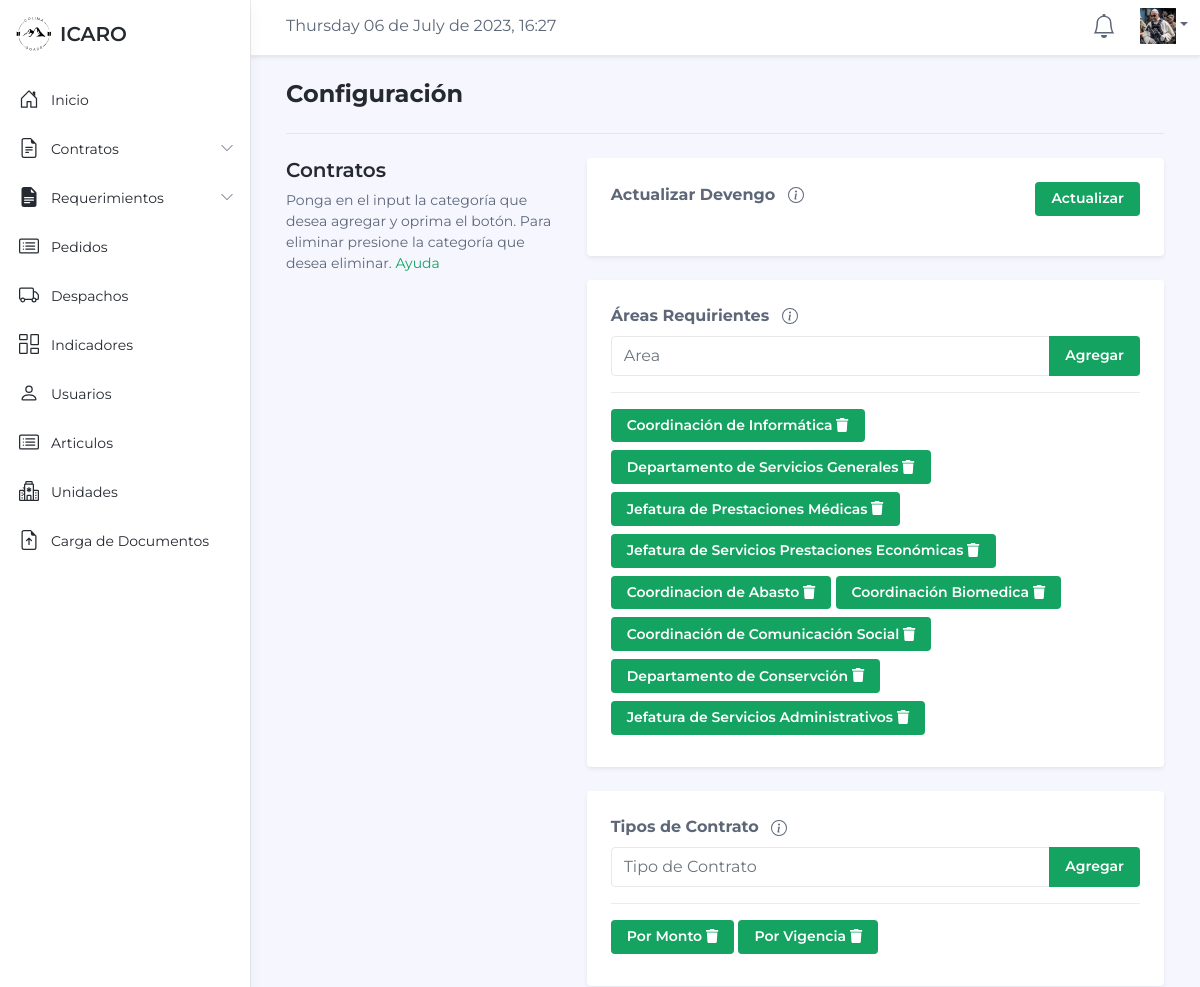
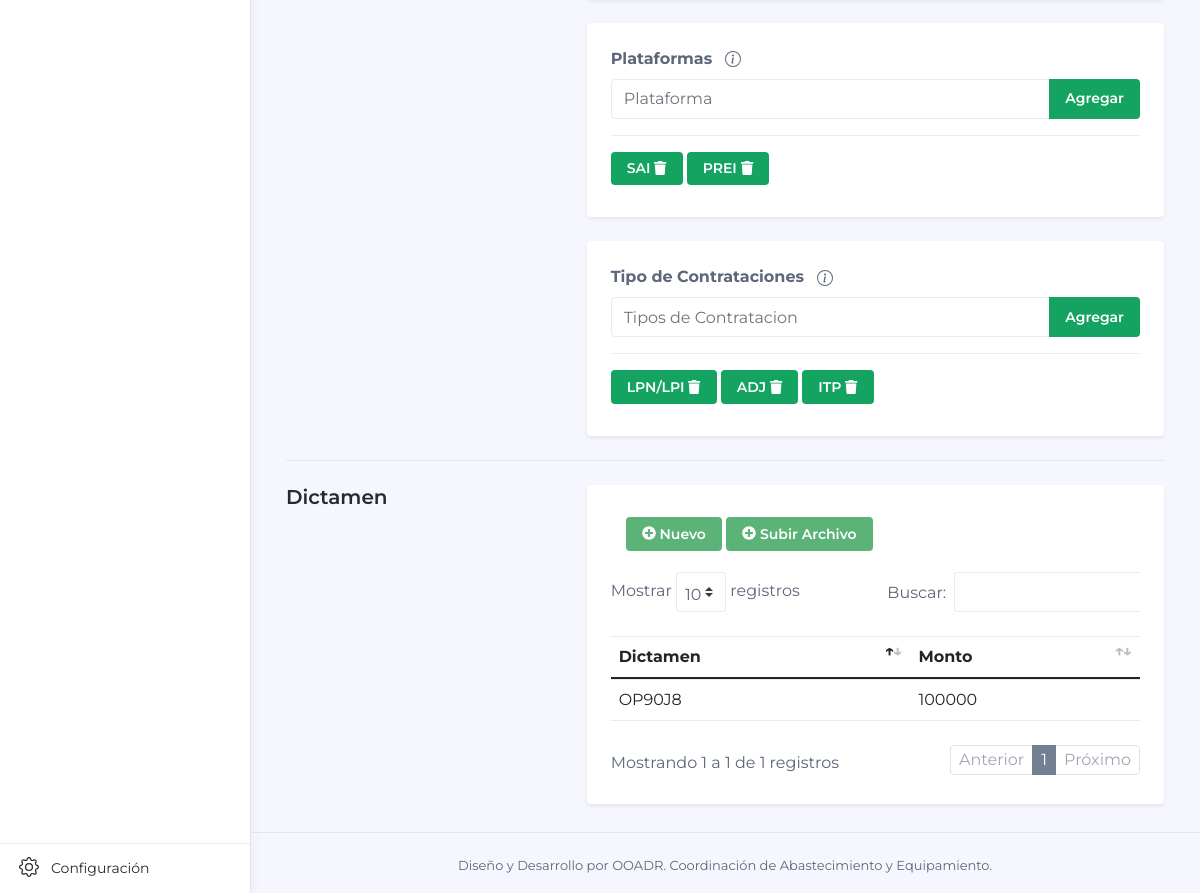
The app's page /Inicio/Configuracion (signed in) with its own data (2 pictures, top to bottom).
### tables this page shows
CREATE TABLE `areas` (
  `id` int(12) NOT NULL,
  `area` varchar(200) NOT NULL,
  `usuario` int(12) NOT NULL,
  `fecha` datetime NOT NULL DEFAULT current_timestamp()
);

CREATE TABLE `tipos` (
  `id` int(12) NOT NULL,
  `tipo` varchar(200) NOT NULL,
  `usuario` int(12) NOT NULL,
  `fecha` datetime NOT NULL DEFAULT current_timestamp()
);

CREATE TABLE `plataformas` (
  `id` int(12) NOT NULL,
  `plataforma` varchar(200) NOT NULL,
  `usuario` int(12) NOT NULL,
  `fecha` datetime NOT NULL DEFAULT current_timestamp()
);

CREATE TABLE `tipocontrata` (
  `id` int(12) NOT NULL,
  `tipoco` varchar(50) NOT NULL,
  `usuario` int(11) NOT NULL,
  `fecha` datetime NOT NULL DEFAULT current_timestamp()
);

CREATE TABLE `dictamen` (
  `id` int(12) NOT NULL,
  `dictamen` varchar(50) NOT NULL,
  `montomax` float(10,2) NOT NULL
);

### Libraries/Core/Views.php (called while the page is built)
<?php
class Views{
    function getView($controller, $view, $alert="", $data1 = "", $data2 = "", $data3 = "", $data4 = "", $data5 = "", $data6 = "", $data7 = "", $data8 = "", $data9 = "", $data10 = "")
    {
        $controller = get_class($controller);
        if ($controller == "Login") {
            $view = 'Views/'.$view.'.php';
        }else{
            $view = 'Views/' . $controller . '/' . $view . '.php';
        }
        require_once($view);
    }
}
?>

### Controller/Inicio.php (called while the page is built, shortened)
<?php
class Inicio extends Controllers
{
    public function Configuracion()
    {
        $data1 = $this->model->SelectAreas();
        $data2 = $this->model->SelectTipo();
        $data3 = $this->model->SelectPlataforma();
        $data4 = $this->model->SelectTipoContratacion();
        $data5 = $this->model->selectDictamen();
        $this->views->getView($this, "Configuracion", "", $data1, $data2, $data3, $data4, $data5);
        die();
    }
}
?>

### index.php (called while the page is built, shortened)
<?php
require_once('Helpers/Helpers.php');
require_once('Libraries/Core/Load.php');
?>

### Helpers/Helpers.php (called while the page is built, shortened)
<?php
function base_url()
{
    return BASE_URL;
}
function encabezado($data="")
{
    $VistaH = 'Views/Template/header.php';
    require_once($VistaH);
}
function notificaciones() {
    $servername = HOST;
    $username = DB_USER;
    $password = PASS;
    $dbname = BD;
    try {
        $conn = new PDO("mysql:host=$servername;dbname=$dbname", $username, $password);
        $conn->setAttribute(PDO::ATTR_ERRMODE, PDO::ERRMODE_EXCEPTION);
        $sql = "SELECT * FROM detalle_cont INNER JOIN validar_cont ON validar_cont.id_contrato = detalle_cont.contrato INNER JOIN usuarios ON detalle_cont.id_responde = usuarios.id";
        $querry = $conn->prepare($sql);
        $querry->execute();
        $data1 = $querry->fetchAll(PDO::FETCH_ASSOC);
        $sql1 = "SELECT * FROM detalle_contrata INNER JOIN validar_contrata ON validar_contrata.id_contrato = detalle_contrata.contrato INNER JOIN usuarios ON detalle_contrata.id_responde = usuarios.id";
        $querry1 = $conn->prepare($sql1);
        $querry1->execute();
        $data2 = $querry1->fetchAll(PDO::FETCH_ASSOC);
    	$sql2 = "SELECT * FROM contrataciones";
        $querry2 = $conn->prepare($sql2);
        $querry2->execute();
        $data3 = $querry2->fetchAll(PDO::FETCH_ASSOC);
    	$sql3 = "SELECT * FROM contratos";
        $querry3 = $conn->prepare($sql3);
        $querry3->execute();
        $data4 = $querry3->fetchAll(PDO::FETCH_ASSOC);
    	$sql4 = "SELECT * FROM validar_cont";
        $querry4 = $conn->prepare($sql4);
        $querry4->execute();
        $data5 = $querry4->fetchAll(PDO::FETCH_ASSOC);
        $i = 0;
    } catch (PDOException $e) {
       echo "Error de conexión: " . $e->getMessage();
    }
    $dato = $i;
    return $dato;
}
?>

### Libraries/Core/Mysql.php (called while the page is built, shortened)
<?php
class Mysql extends Conexion{
    private $conexion;
    function __construct()
    {
        $this->conexion = new Conexion();
        $this->conexion = $this->conexion->conect();
    }
    public function select_all(string $query){
        $this->strquery = $query;
        $result = $this->conexion->prepare($this->strquery);
        $result->execute();
        $data = $result->fetchall(PDO::FETCH_ASSOC);
        return $data;
    }
}
?>

### Libraries/Core/Conexion.php (called while the page is built)
<?php
class Conexion{
    private $conect;
    public function __construct()
    {
      $conexion = 'mysql:host='.HOST.';dbname='.BD.';.CHARSET.';
      try {
          $this->conect = new PDO($conexion, DB_USER, PASS);
          $this->conect->setAttribute(PDO::ATTR_ERRMODE, PDO::ERRMODE_EXCEPTION);
      } catch (PDOException $e) {
          $this->conect = "Error en la conexion";
          echo "Error: " . $e->getMessage();
      }
    }
    public function conect()
    {
        return $this->conect;
    }
}
?>

### Models/InicioModel.php (called while the page is built, shortened)
<?php
class InicioModel extends Mysql{
    public function SelectAreas()
    {
        $sql = "SELECT * FROM areas";
        $res = $this->select_all($sql);
        return $res;
    }
    public function SelectTipo()
    {
        $sql = "SELECT * FROM tipos";
        $res = $this->select_all($sql);
        return $res;
    }
    public function SelectPlataforma()
    {
        $sql = "SELECT * FROM plataformas";
        $res = $this->select_all($sql);
        return $res;
    }
    public function SelectTipoContratacion()
    {
        $sql = "SELECT * FROM tipocontrata";
        $res = $this->select_all($sql);
        return $res;
    }
    public function selectDictamen()
    {
        $sql = "SELECT * FROM dictamen";
        $res = $this->select_all($sql);
        return $res;
    }
}
?>

### Views/Inicio/Configuracion.php (the view, shortened to what this page needs)
<?php if($_SESSION['rol'] <= 1){ ?>
  <?php permisos() ?>
<?php }  else { ?>
  <?php encabezado() ?>
    <div class="app-wrapper">
	    <div class="app-content pt-3 p-md-3 p-lg-4">
		    <div class="container-xl">
			    <h1 class="app-page-title">Configuración</h1>
			    <hr class="mb-4">
                <div class="row g-4 settings-section">
	                <div class="col-12 col-md-4">
		                <h3 class="section-title">Contratos</h3>
		                <div class="section-intro">Ponga en el input la categoría que desea agregar y oprima el botón. Para eliminar presione la categoría que desea eliminar. <a href="#">Ayuda</a></div>
	                </div>
	                <div class="col-12 col-md-8">
                        <div class="app-card app-card-settings shadow-sm p-4">
						    <div class="app-card-body">
							        <form class="settings-form" action="<?php echo base_url() ?>Inicio/ActualizaeDevengo" method="post">
								        <div class="mb-3 d-flex justify-content-between align-items-center">
								    	    <label for="area" class="form-label">Actualizar Devengo
                                                <span class="ml-2" data-container="body" data-toggle="popover" data-trigger="hover" data-placement="top" data-content="Presiona el boton para actualizar el devengo">
                                                </span>
                                            </label>
                                            <button class="btn app-btn-primary" type="submit" id="button-addon2">Actualizar</button>
								    	</div>
                                    </form>
						    </div>
						</div><br>
		                <div class="app-card app-card-settings shadow-sm p-4">
						    <div class="app-card-body">
							    <form class="settings-form" action="<?php echo base_url() ?>Inicio/AgregarArea" method="post">
								    <div class="mb-3">
									    <label for="area" class="form-label">Áreas Requirientes
                                            <span class="ml-2" data-container="body" data-toggle="popover" data-trigger="hover" data-placement="top" data-content="Lorem Ipsum Ltd.">
                                            </span>
                                        </label>
                                        <div class="input-group mb-3">
                                          <input type="text" class="form-control" id="area" name="area" placeholder="Area" required">
                                          <button class="btn app-btn-primary" type="submit" id="button-addon2">Agregar</button>
                                        </div>
									</div>
							    </form>
						    </div>
                            <div class="app-card-footer">
                                <hr>
                                <?php foreach ($data1 as $area) { ?>
                                        <form action="<?php echo base_url() ?>Inicio/EliminarArea?id=<?php echo $area['id']; ?>" method="post" class="d-inline elim">
                                            <button title="Eliminar" type="submit" class="btn app-btn-primary mb-2"><?php echo $area['area']?> <i class="fas fa-trash"></i></button>
                                        </form>
                                <?php } ?>
                            </div>
						</div><br>
		                <div class="app-card app-card-settings shadow-sm p-4">
						    <div class="app-card-body">
							    <form class="settings-form" action="<?php echo base_url() ?>Inicio/AgregarTipo" method="post">
								    <div class="mb-3">
									    <label for="tipo" class="form-label">Tipos de Contrato
                                            <span class="ml-2" data-container="body" data-toggle="popover" data-trigger="hover" data-placement="top" data-content="Lorem Ipsum Ltd.">
                                            </span>
                                        </label>
                                        <div class="input-group mb-3">
                                          <input type="text" class="form-control" id="tipo" name="tipo" placeholder="Tipo de Contrato" required">
                                          <button class="btn app-btn-primary" type="submit" id="button-addon2">Agregar</button>
                                        </div>
									</div>
							    </form>
						    </div>
                            <div class="app-card-footer">
                                <hr>
                                <?php foreach ($data2 as $tipo) { ?>
                                        <form action="<?php echo base_url() ?>Inicio/EliminarTipo?id=<?php echo $tipo['id']; ?>" method="post" class="d-inline elim">
                                            <button title="Eliminar" type="submit" class="btn app-btn-primary mb-2"><?php echo $tipo['tipo']?> <i class="fas fa-trash"></i></button>
                                        </form>
                                <?php } ?>
                            </div>
						</div><br>
		                <div class="app-card app-card-settings shadow-sm p-4">
						    <div class="app-card-body">
							    <form class="settings-form" action="<?php echo base_url() ?>Inicio/AgregarPlataforma" method="post">
								    <div class="mb-3">
									    <label for="plataforma" class="form-label">Plataformas
                                            <span class="ml-2" data-container="body" data-toggle="popover" data-trigger="hover" data-placement="top" data-content="Lorem Ipsum Ltd.">
                                            </span>
                                        </label>
                                        <div class="input-group mb-3">
                                          <input type="text" class="form-control" id="plataforma" name="plataforma" placeholder="Plataforma" required">
                                          <button class="btn app-btn-primary" type="submit" id="button-addon2">Agregar</button>
                                        </div>
									</div>
							    </form>
						    </div>
                            <div class="app-card-footer">
                                <hr>
                                <?php foreach ($data3 as $Plataforma) { ?>
                                        <form action="<?php echo base_url() ?>Inicio/EliminarPlataforma?id=<?php echo $Plataforma['id']; ?>" method="post" class="d-inline elim">
                                            <button title="Eliminar" type="submit" class="btn app-btn-primary mb-2"><?php echo $Plataforma['plataforma']?> <i class="fas fa-trash"></i></button>
                                        </form>
                                <?php } ?>
                            </div>
						</div>
									<br>
						<div class="app-card app-card-settings shadow-sm p-4">
						    <div class="app-card-body">
							    <form class="settings-form" action="<?php echo base_url() ?>Inicio/AgregarTipoContratacion" method="post">
								    <div class="mb-3">
									    <label for="tipocontrata" class="form-label">Tipo de Contrataciones
                                            <span class="ml-2" data-container="body" data-toggle="popover" data-trigger="hover" data-placement="top" data-content="Lorem Ipsum Ltd.">
                                            </span>
                                        </label>
                                        <div class="input-group mb-3">
                                          <input type="text" class="form-control" id="tipocontrata" name="tipocontrata" placeholder="Tipos de Contratacion" required">
                                          <button class="btn app-btn-primary" type="submit" id="button-addon2">Agregar</button>
                                        </div>
									</div>
							    </form>
						    </div>
                            <div class="app-card-footer">
                                <hr>
                                <?php foreach ($data4 as $tipocontrata) { ?>
                                        <form action="<?php echo base_url() ?>Inicio/EliminarTipoContratacion?id=<?php echo $tipocontrata['id']; ?>" method="post" class="d-inline elim">
                                            <button title="Eliminar" type="submit" class="btn app-btn-primary mb-2"><?php echo $tipocontrata['tipoco']?> <i class="fas fa-trash"></i></button>
                                        </form>
                                <?php } ?>
                            </div>
						</div>
	                </div>
                </div>
                <hr class="my-4">
                <div class="row g-4 settings-section">
	                <div class="col-12 col-md-4">
		                <h3 class="section-title">Dictamen</h3>
	                </div>
	                <div class="col-12 col-md-8">
		                <div class="app-card app-card-settings shadow-sm p-4">
						    <div class="app-card-body">
                                <div class="col-lg-8 mb-2 py-2">
                                    <button class="btn btn-success" type="button" data-toggle="modal" data-target="#nuevo_dictamen"><i class="fas fa-plus-circle"></i> Nuevo</button>
                                    <button class="btn btn-success" type="button" data-toggle="modal" data-target="#archivoDictamen"><i class="fas fa-plus-circle"></i> Subir Archivo</button>
                                </div>
                                <div class="table-responsive">
                                    <table class="table app-table-hover mb-0 text-left" id="Table5">
			  					        <thead>
			  						        <tr>
                                              <th scope="col">Dictamen</th>
                                              <th scope="col">Monto</th>
                                            </tr>
                                        </thead>
                                        <tbody>
                                            <?php foreach ($data5 as $us) { ?>
                                               <tr>
                                                 <td><?php echo $us['dictamen']; ?></td>
                                                 <td><?php echo $us['montomax']; ?></td>
                                                    <?php } ?>
                                                </tr>
                                        </tbody>
                                    </table>
                                </div>
						    </div>
						</div>
	                </div>
                </div>
		    </div>
	    </div>
    </div>
<?php } ?>

### Assets/css/carga.css (style rules this page uses)
*,*:after, *:before { margin: 0; padding: 0; -webkit-box-sizing: border-box; -moz-box-sizing: border-box; box-sizing: border-box; }

### records on screen
areas: area "Coordinación de Informática"
areas: area "Departamento de Servicios Generales"
areas: area "Jefatura de Prestaciones Médicas"
areas: area "Jefatura de Servicios Prestaciones Económicas"
areas: area "Coordinacion de Abasto"
areas: area "Coordinación Biomedica"
areas: area "Coordinación de Comunicación Social"
areas: area "Departamento de Conservción"
areas: area "Jefatura de Servicios Administrativos"
tipos: tipo "Por Monto"
tipos: tipo "Por Vigencia"
plataformas: plataforma "SAI"
plataformas: plataforma "PREI"
tipocontrata: tipoco "LPN/LPI"
tipocontrata: tipoco "ADJ"
tipocontrata: tipoco "ITP"
dictamen: dictamen "OP90J8", montomax "100000"

### other values on screen
utf8_encode(strftime('%A %d de %B de %Y, %H:%M')) "Thursday 06 de July de 2023, 16:27"
